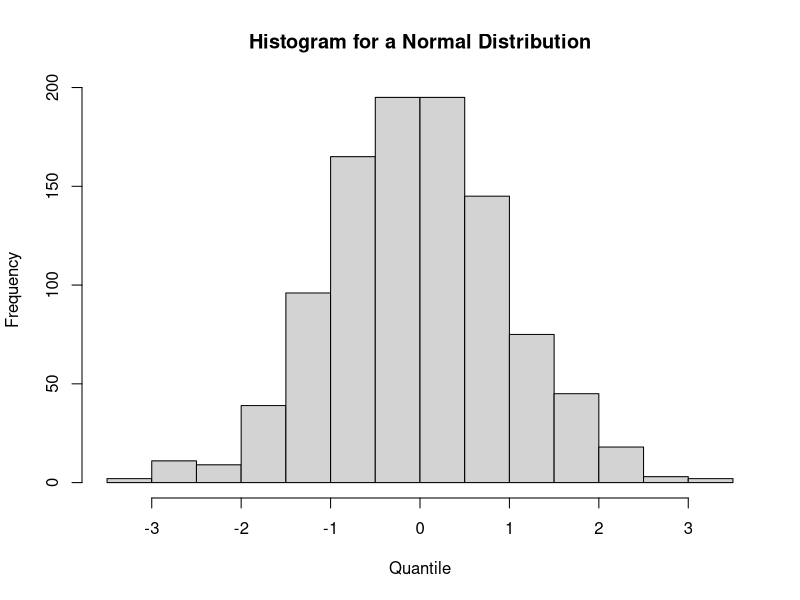
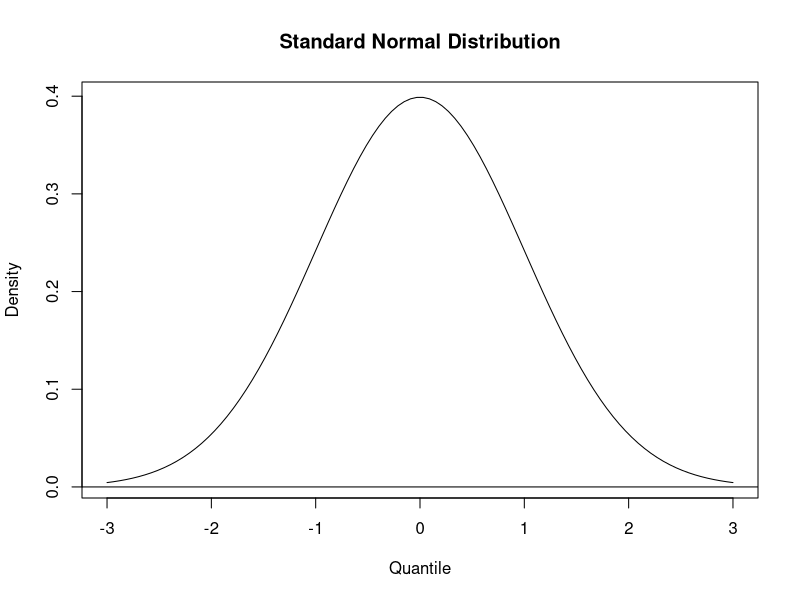
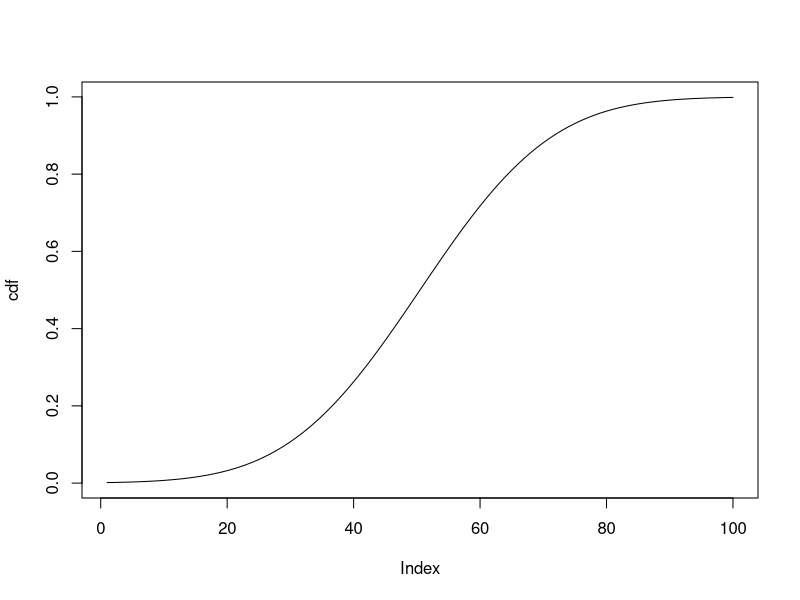

These figures' R source, in order:
## ---- chunk 1
knitr::opts_chunk$set(echo = TRUE)
## ---- chunk 2
x <- 30:40
y <- 25:35

# which(condition)
which(x > 35)
which(x %in% y) # %in% is a function that tells which elements are in both vectors
## ---- chunk 3
# ifelse(Condition, value_if_true, value_if_false)
# usually used when there are binary conditionals and can be used for multiple elements in a vector
ifelse(x > 35, x, 10)

# if(conditions){action}
# Usually used for non-binary conditions. If can only be applied to ONE element of a vector
if(sum(x) > 35) { 
   s <- sum(x)
   print(paste(s, "is greater than 20"))
}

# You can have a combination of if() else() that would work as ifelse() but for one element
if(sum(x) < 20) {
   s <- sum(x)
   print(paste(s, "is small"))
   } else {
   print(paste(s, "is big"))
   }

# You can include multiple conditions under the same conditional (just like in excel). This is commonly used to calculate party_id in some US surveys
a <- c(1, NA, 2, NA, NA)
b <- c(NA, 6, NA, NA, 7)
c <- c(NA, NA, NA, 4, NA)

ifelse(!is.na(a), a, ifelse(!is.na(b), b, c))

## ---- chunk 4
numbers <- c() #create an empty array
for(i in 1:10) {
  numbers <- append(numbers, i) 
}
# numbers

# You can also have loops inside of loops, let's try to fill a matrix. When dealing with matrices remember that [row, column]
M1 <- matrix(NA, nrow = 10, ncol = 5)
M1[1, ] <- c(1, 11, 21, 31, 41)
# M1

for(i in 2:10) {
  for(j in 1:5) {
    M1[i,j] <- M1[i-1,j] + 1
  }
}
# M1

# You can also use while to generate loops, it will continue performing the action you require until it is FALSE
count <- 0
while(count < 10) {
  print(count^2)
  count <- count + 1
}
## ---- chunk 5
# Let's try to extract the third digit of a number
third_number<- function(num){ # here you include your arguments
   digits <-as.numeric(strsplit(as.character(num), "")[[1]]) #strsplit creates a list of lists hence the [[]][] when calling its elements
   return(digits[3])
}
third_number(498513)
third_number(49)

# Now, let's include some conditionals within the arguments to help the user
third_number<- function(num){
   digits <-as.numeric(strsplit(as.character(num), "")[[1]]) #strsplit creates a list of lists hence the [[]][] when calling its elements
   if(length(digits)<3){
      print("Your number needs to be larger than 99")
   } else {
      return(digits[3])
   }
} # this creates an element in your Global environment
third_number(49)
third_number(498513)
## ---- chunk 6
# rXXX()
set.seed(1234) # Whenever you are using randomizing functions in R set a seed so you can get the same results every time
d1 <- rnorm(1000) # 100 draws from a normal distribution with mean=0 and sd=1, you can change the default values by including the values you want as arguments in the function
mean(d1)
sd(d1)
hist(d1, main = "Histogram for a Normal Distribution", xlab = "Quantile")

# dXXX() 
# Let's try to graph the pdf
x <- seq(from=-3, to=+3, length.out=100) # create an index variable with the data you want, this will be your X axis
y <- dnorm(x) # density (height) of the distribution at that point

# Run all the following commands at the same time
plot(x, y, main="Standard Normal Distribution", type='l',
ylab="Density", xlab="Quantile")
abline(h=0)

# pXXX()
# let's build a cdf
cdf <- pnorm(x, mean = 0, sd = 1)
plot(cdf, type = 'l')
# We can use the pdf to evaluate the percentage of observations to the left or to the right of a given point
pnorm(0.5, mean=0, sd=1)
1-pnorm(0.5, mean=0, sd=1)

# qxxx() 
# it is the inverse of pXXX() if we give the percentage we know the value of the quantile
qnorm(0.69, mean=0, sd=1)


## ---- chunk 7
library(MASS) # load the MASS package so we can use the Cars93 dataset. This dataset contains car sales in the USA in 1993
head(Cars93)
origin <- split(Cars93$Min.Price, Cars93$Origin) # split the dataset by country of origin and keep the minimum price information
origin
# Let's calculate some of the summary statistics for each group (Prices are in $1000)
mean(origin[[1]])
mean(origin[[2]])

# Let's try to calculate now the length of each group. The basic structure is lapply(list, function)
lapply(origin, length) # returns a list
sapply(origin, length) # returns a vector, usually working with vectors is sometiems easier.

# Let's calculate the means and medians of both groups
sapply(origin, mean)
sapply(origin, range) # results in a matrix

# We can also use apply to matrices, but we need to be careful if we want to calculate the function on each row or on each column. First, let's create a matrix of values for student's scores in different undergrad level courses. 
set.seed(1234)
M2 <- matrix(runif(20, min = 3.3, max = 4), nrow = 5, ncol=4)
colnames(M2) <- c("PS1", "Ps2", "Ps3", "PS4")
rownames(M2) <- c("Student 1", "Student 2", "Student 3", "Student 4", "Student 5")
M2

#  apply(array, 1/2, function) if you want to calculate the rows you use 1 and if you want columns you use 2
apply(M2, 1, mean)
apply(M2, 2, mean)
## ---- chunk 8
df <- cars
lm1 <- lm(dist~speed, data=cars)
str(lm1)
# It makes calling information from an objetc a bit easier
lm1$coefficients[2] # Coefficient for speed
lm1$fitted.values[1] # fitted value for observation 1
